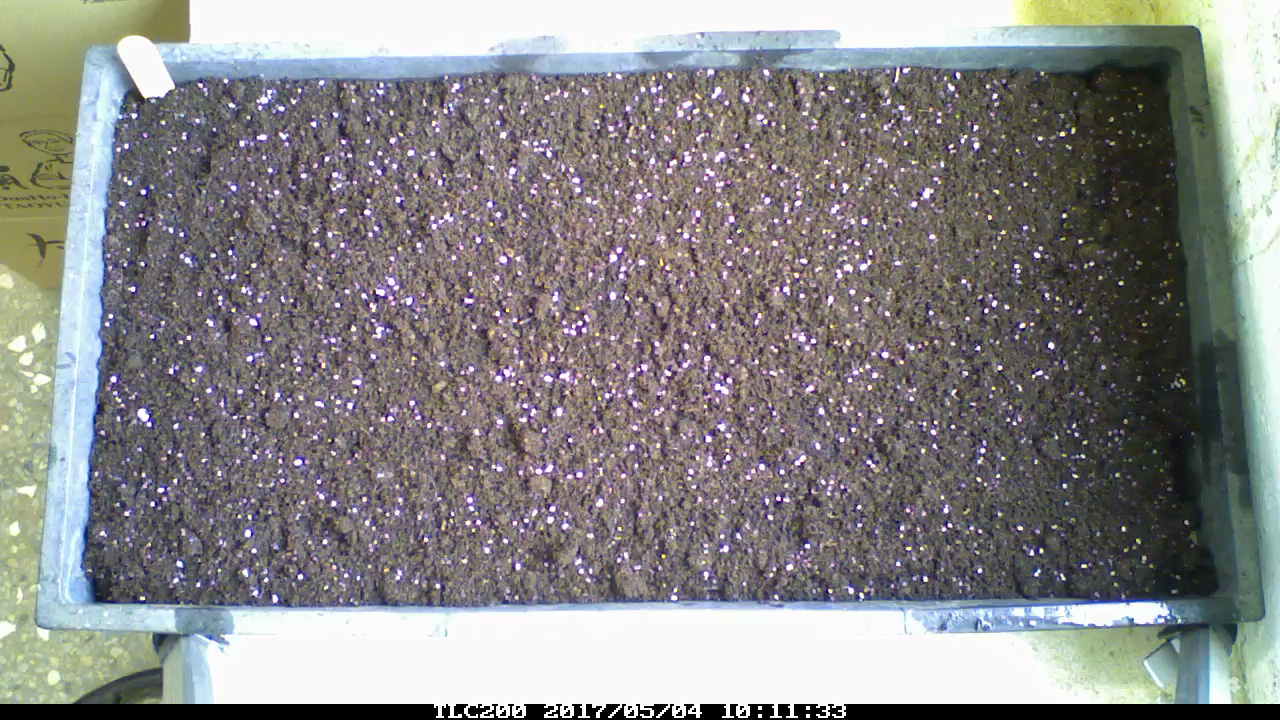
#> input picture frames/image_20170507010203.jpg, 1280 x 720 px
$ python -i libFarm.py   (imports and definitions only)
#> lines starting #> are read from the running program, lines starting #| are printed output that depends on the picture; after the words box and inside, x2 and y2 are one past the last pixel; in counts of white or black regions, pixels touching at a corner belong together
#> further down, picture is the input picture: shape (720, 1280, 3); mean B, G, R 134.8, 134.4, 135.6
import cv2
import numpy as np

class SPROUT:
    def __init__(self, reSize=(1000,563), vThresh1=210, vThresh2=120, vErode=2, vDilate=4, debug=False):
        self.resize = reSize
        self.thresh1 = vThresh1
        self.thresh2 = vThresh2
        self.erode = vErode
        self.dilate = vDilate
        self.indexNum = 0
        self.debug = debug

    def countSprout(self, image, minSize=25, maxSize=450):
#> called with minSize = 25, maxSize = 450
        self.indexNum += 1
        numSprouts = 0

        image = cv2.resize(image, self.resize, interpolation = cv2.INTER_AREA)
        if(self.debug==True and self.indexNum==2):
            cv2.imshow("Original #" + str(self.indexNum) , image)
            cv2.imwrite("original.png", image)

        gray1 = cv2.cvtColor(image, cv2.COLOR_BGR2GRAY)
        (T, gray1) = cv2.threshold(gray1, self.thresh1, 255, cv2.THRESH_BINARY)
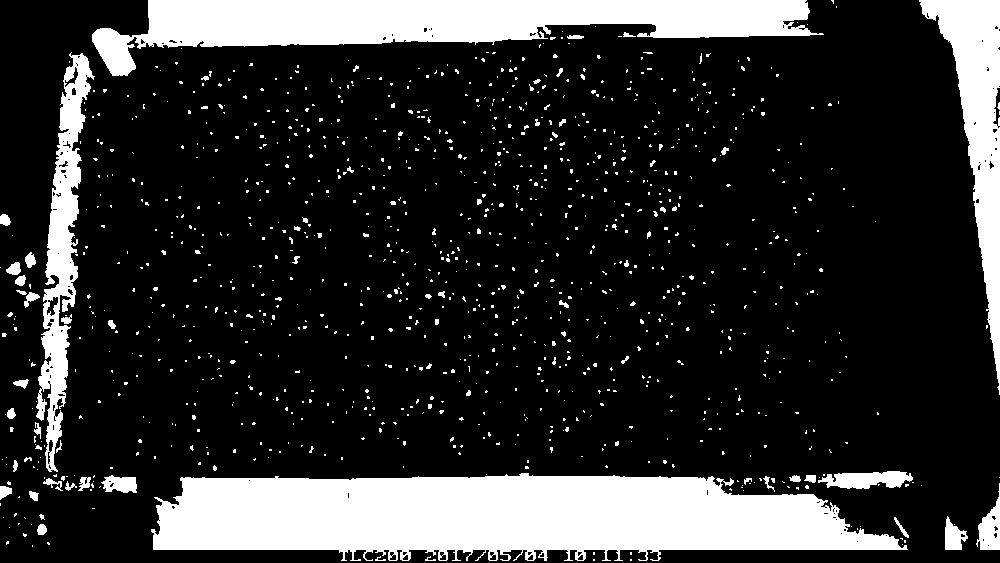
#> gray1: shape (563, 1000); 19% white; 1122 white regions (1055 under 20 px), largest, box (x1, y1, x2, y2) and area: (151, 473, 908, 561) 48986, (92, 0, 824, 76) 27129, (919, 0, 1000, 395) 10889
#> T = 210
        gray1 = cv2.erode(gray1, None, iterations=self.erode)
#> gray1: shape (563, 1000); 14.8% white; 50 white regions (31 under 20 px), largest, box (x1, y1, x2, y2) and area: (155, 475, 897, 550) 44096, (143, 0, 808, 45) 23267, (923, 0, 1000, 377) 9183
        gray1 = cv2.dilate(gray1, None, iterations=self.dilate)
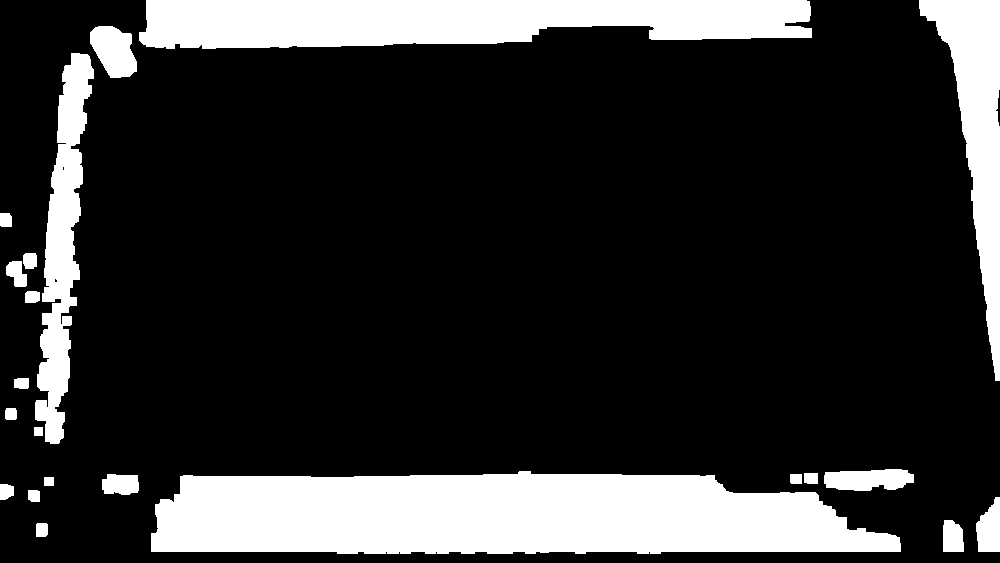
#> gray1: shape (563, 1000); 19.3% white; 22 white regions, largest, box (x1, y1, x2, y2) and area: (151, 471, 901, 554) 51353, (139, 0, 812, 49) 27139, (919, 0, 1000, 381) 11926

        lab = cv2.cvtColor(image, cv2.COLOR_BGR2LAB)
#> lab: shape (563, 1000, 3); mean of channels 0, 1, 2 140.9, 129, 128
        (L, A, gray2) = cv2.split(lab)
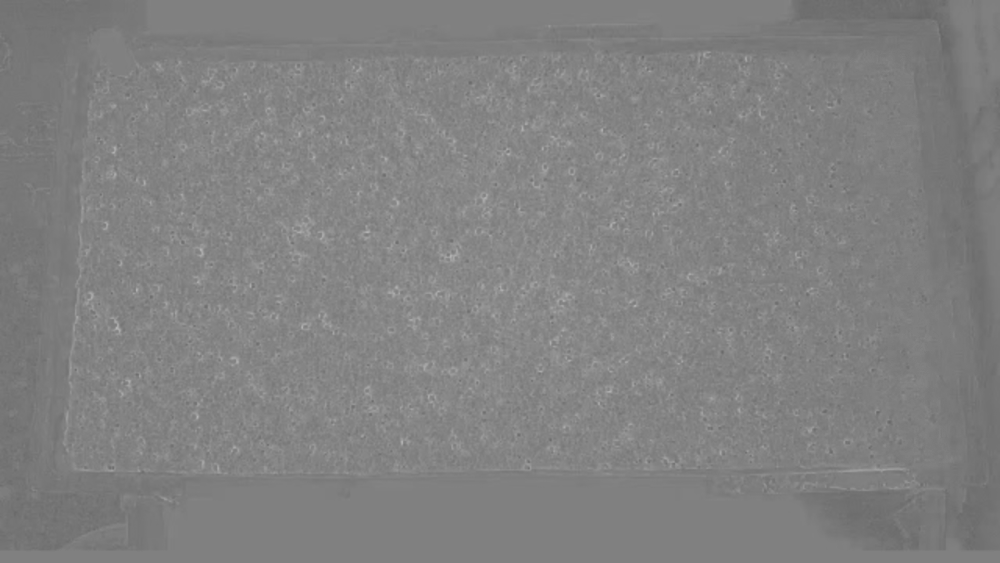
#> A: shape (563, 1000); min 102, max 180, mean 129
        (T, gray2) = cv2.threshold(gray2, self.thresh2, 255, cv2.THRESH_BINARY)
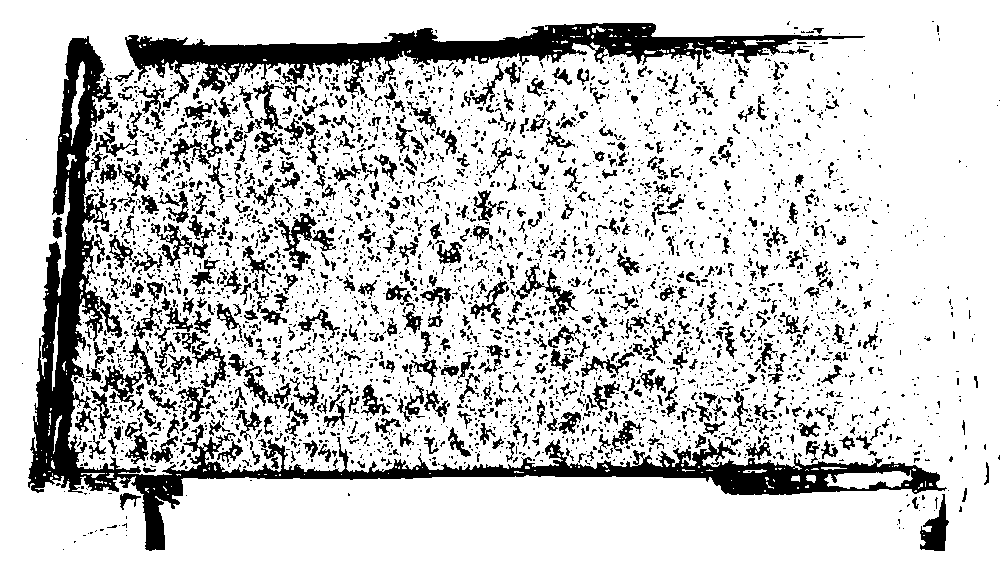
#> gray2: shape (563, 1000); 79.5% white; 3898 black regions (3269 under 20 px), largest, box (x1, y1, x2, y2) and area: (28, 36, 947, 551) 30994, (125, 23, 865, 108) 16296, (274, 213, 336, 271) 1019
#> T = 120
        gray2 = cv2.erode(gray2, None, iterations=self.erode)
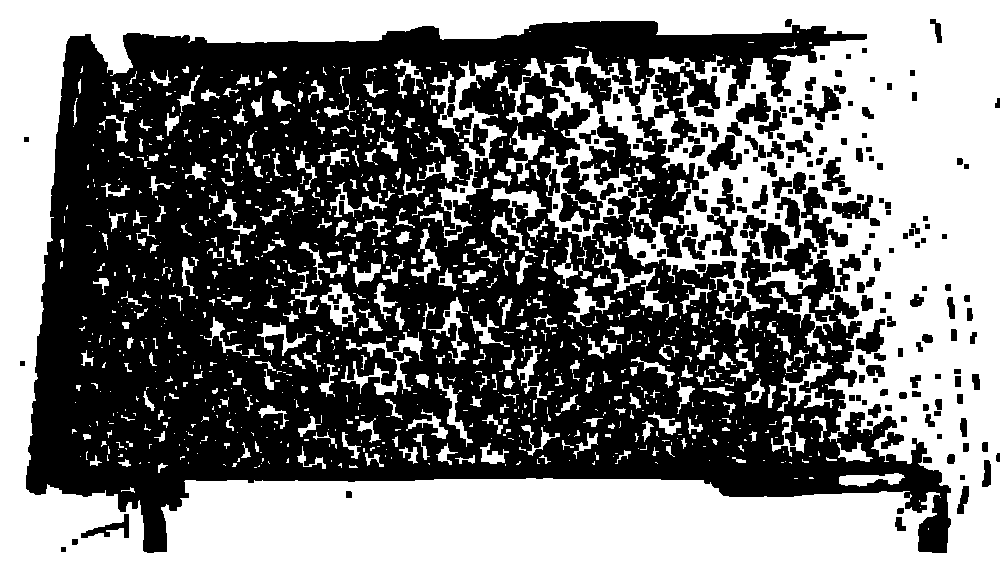
#> gray2: shape (563, 1000); 46.6% white; 1074 white regions (747 under 20 px), largest, box (x1, y1, x2, y2) and area: (0, 0, 1000, 563) 219626, (430, 61, 507, 247) 2979, (341, 332, 423, 395) 1350
        gray2 = cv2.dilate(gray2, None, iterations=self.dilate)
#> gray2: shape (563, 1000); 83.9% white; 375 black regions (199 under 20 px), largest, box (x1, y1, x2, y2) and area: (30, 40, 938, 548) 44099, (128, 25, 826, 161) 16119, (153, 103, 234, 279) 3529

        gray = cv2.bitwise_or(gray1, gray2)
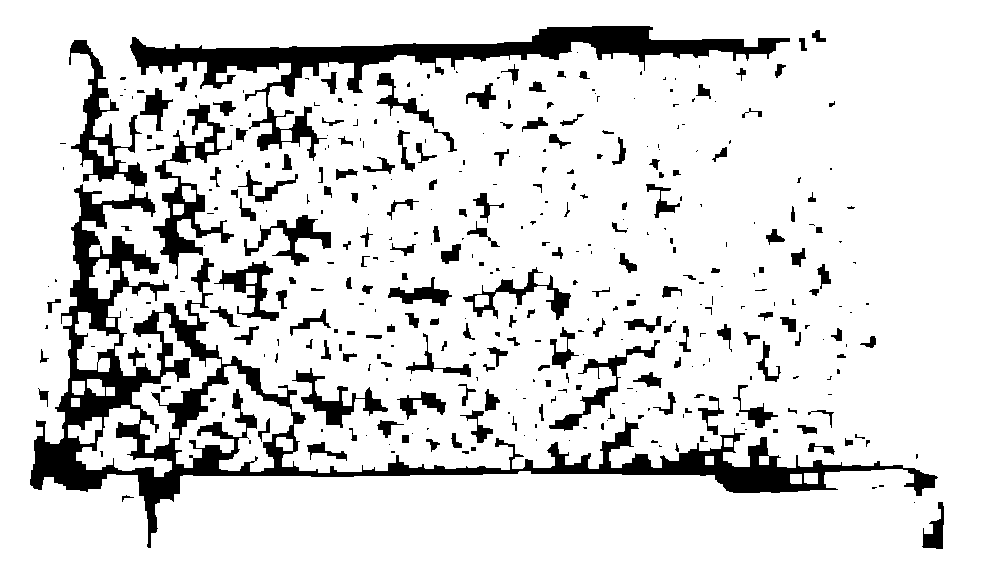
#> gray: shape (563, 1000); 85.7% white; 385 black regions (204 under 20 px)

        if(self.debug==True and self.indexNum==2):
            cv2.imshow("GRAY1", gray1)
            cv2.imshow("GRAY2", gray2)
            cv2.imshow("Final GRAY", gray)

        (cnts, _) = cv2.findContours(gray, cv2.RETR_LIST, cv2.CHAIN_APPROX_SIMPLE)
#> cnts = 425 contours, 185 with area under 20; largest, box (x1, y1, x2, y2) and area: (0, 0, 1000, 563) 561438, (29, 39, 939, 549) 54560, (129, 25, 791, 162) 15876, (175, 366, 293, 472) 5540, (152, 102, 235, 280) 4410
        for (i, c) in enumerate(cnts):
            area = cv2.contourArea(c)
            (x, y, w, h) = cv2.boundingRect(c)
            hull = cv2.convexHull(c)
            hullArea = cv2.contourArea(hull)
            solidity = (area / float(hullArea)) if (hullArea>0) else 0

            if(self.debug==True and self.indexNum==2):
                print ("area:{} , hullArea:{}, solidity:{}".format(area,hullArea,solidity))

            if((area>=minSize and area<=maxSize)):
            #if((solidity>=0.5 and solidity<=1)):
                numSprouts += 1
                ((x, y), radius) = cv2.minEnclosingCircle(c)
                cv2.drawContours(image, [c], -1, (0, 255, 0), 2)
#> this loop made 425 passes
#> (c, area, w, h, hull, hullArea) on passes 8, 28: ([[705, 456], [705, 464], [713, 464], [713, 456]], 64, 9, 9, [[713, 456], [713, 464], [705, 464], [705, 456]], 64), ([[724, 438], [724, 446], [732, 446], [732, 438]], 64, 9, 9, [[732, 438], [732, 446], [724, 446], [724, 438]], 64)
#> (area, w, h, hullArea, solidity, radius) on passes 3, 6, 7, 12, 15, 18: (42.5, 14, 9, 64, 0.664, 6.82), (98.5, 12, 10, 98.5, 1, 7.11), (127.5, 14, 11, 128.5, 0.992, 8.2), (26.5, 9, 5, 27.5, 0.964, 4.12), (28, 7, 6, 28, 1, 3.35), (172.5, 29, 14, 270.5, 0.638, 14.09)
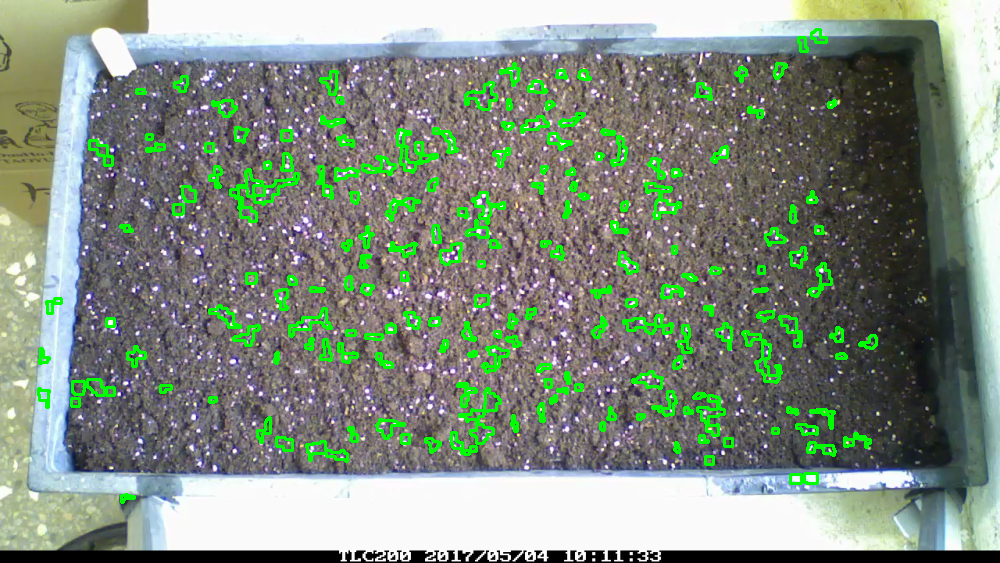
#> image: shape (563, 1000, 3); mean of channels 0, 1, 2 127.7, 142.2, 128.9; drawn as B, G, R

        if(self.debug==True and self.indexNum==2):
            font = cv2.FONT_HERSHEY_COMPLEX_SMALL
            cv2.putText(image, "Sprout count: " + str(numSprouts), (image.shape[1]-500, 40), font, 2, (255, 1, 126), 3)
            cv2.imwrite("detectSprout.png", image)
            cv2.imshow("SPROUTS #" + str(self.indexNum) , image)

        return numSprouts

class PLANTSAREA:
    def __init__(self, imgPath, reSize=(250,250)):
        image = cv2.imread(imgPath)
        self.image = cv2.resize(image, reSize, interpolation = cv2.INTER_AREA)
        self.colorSpace = cv2.COLOR_BGR2LAB

    def extractPlantsArea(self, b_threshold=80, a_threshold=80):
        zeros = np.zeros(self.image.shape[:2], dtype = "uint8")

        imgLAB = cv2.cvtColor(self.image, self.colorSpace)
        (L, A, B) = cv2.split(imgLAB)

        (T_weeds_b, thresh_weeds_b) = cv2.threshold(B, b_threshold, 255, cv2.THRESH_BINARY)
        (T_weeds_a, thresh_weeds_a) = cv2.threshold(A, a_threshold, 255, cv2.THRESH_BINARY)
        imgRGB = cv2.merge([zeros, thresh_weeds_b, thresh_weeds_a])
        return imgRGB

    def countPlantsArea(self, image):
        width = image.shape[1]
        height = image.shape[0]
        gArea = 0.0
        rArea = 0.0
        grArea = 0.0

        for pixel_w in range(0, width, 1):
            for pixel_h in range(0, height, 1):
                (b, g, r) = image[pixel_h, pixel_w]
                if(g>0):
                    gArea += 1
                if(r>0):
                    rArea += 1
                if(r>0 and g>0):
                    grArea += 1

        totalArea = width*height
        return (gArea/totalArea, rArea/totalArea, grArea/totalArea)

>>> import cv2
>>> picture = cv2.imread('../frames/image_20170507010203.jpg')
>>> result = SPROUT().countSprout(picture)
